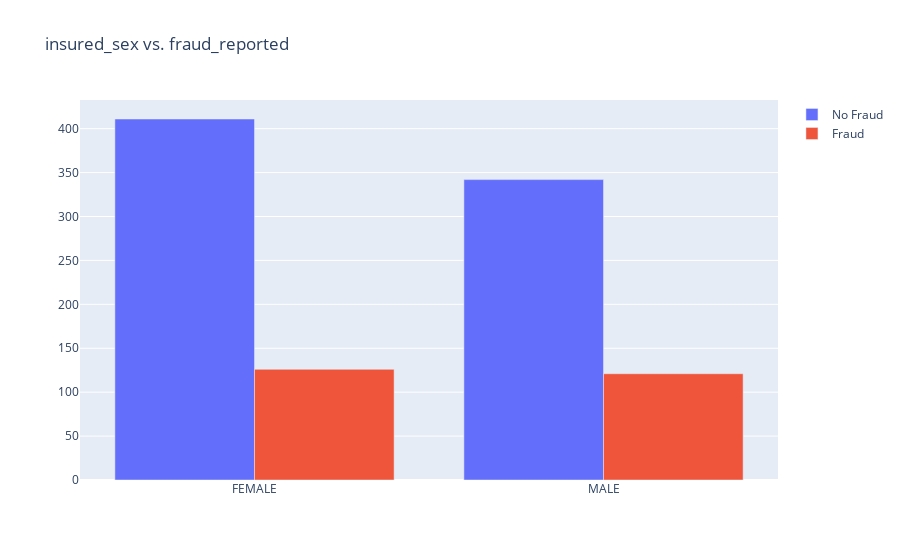

Notebook code cell kept with this figure:
### Code cell
vis_data(df, 'insured_sex')

### Figure 1 — Plotly figure (JSON) as saved in the notebook; plotly's stock layout.template omitted (floating-point values rounded to 4 significant figures)
{"data": [{"name": "No Fraud", "type": "bar", "x": ["FEMALE", "MALE"], "y": [411, 342]}, {"name": "Fraud", "type": "bar", "x": ["FEMALE", "MALE"], "y": [126, 121]}], "layout": {"barmode": "group", "title": {"text": "insured_sex vs. fraud_reported"}}}
